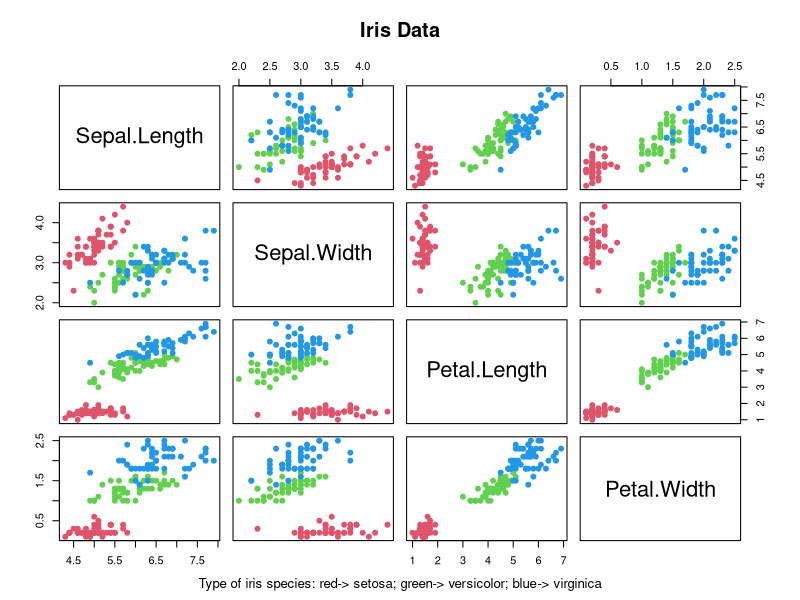
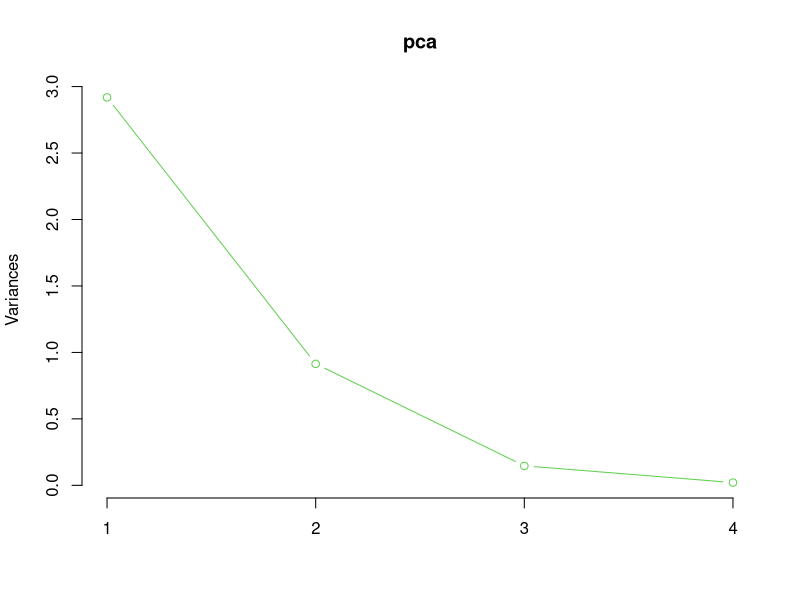
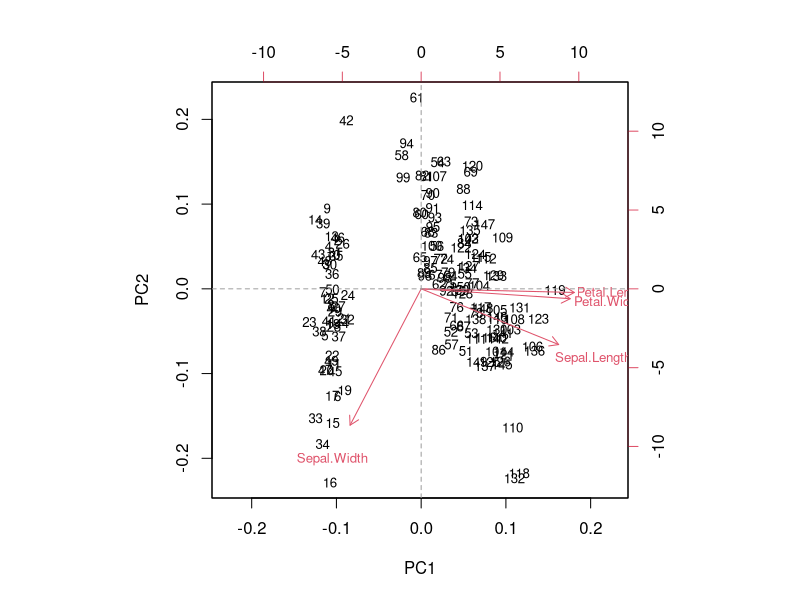

Reproduce these figures in R, in order.
# Introduction
# PCA and Coresspondence analysis (CA) are both central to multivariate data analysis. 
# PCA and CA are usually applied in high dimensional datasets with the principal objective being to reduce the dimensions of the data. 
# It works by creating new uncorrelated variables Y_i (named as PCA) through linear combinations of original variables X_k (in general correlated).
# These PCA collect all information than original variables, and the goal is to select some PCA by preserving as much data variance as possible.
# Load the built in Fisher's iris dataset
#  is applied in categorical data (without calculate linear combinations) as a procedure to analyze contingency tables. CA allows us to describe the relation between two nominal variables as well as the relation between the levels of themselves in a Cartesian axis.
# The extension of correspondence analysis to many categorical variables is called multiple correspondence analysis.

data("iris")
str(iris)
summary(iris)
pairs(iris[1:4],main="Iris Data", pch=19, col=as.numeric(iris$Species)+1)
mtext("Type of iris species: red-> setosa; green-> versicolor; blue-> virginica", 1, line=3.7,cex=.8)

# I will use “prcomp” R function to carry out the analysis,
# In the prcomp function we need indicate if the principal components are calculated through correlation matrix (with standardized data) or covariance matrix (with raw data).
#  In our example all variables are measured in centimetres but we will use the correlation matrix for simplicity’s sake.
#To examine variability of all numeric variables
sapply(iris[1:4],var)
range(sapply(iris[1:4],var))

sapply(iris[1:4],sd) # the sd is different
# maybe this range of variability is big in this context.
#Thus, we will use the correlation matrix
#For this, we must standardize our variables with scale() function:
# Data Standardisation
iris.stand <- as.data.frame(scale(iris[,1:4]))
sapply(iris.stand,sd) #now, standard deviations are 1
# Now I will use the prcomp() function to calculate the principal components:

#If we use prcomp() function, we indicate 'scale=TRUE' to use correlation matrix
pca <- prcomp(iris.stand,scale=T)
#it is just the same that: prcomp(iris[,1:4],scale=T) and prcomp(iris.stand)
#similar with princomp(): princomp(iris.stand, cor=T)
pca
summary(pca)
#This gives us the standard deviation of each component, and the proportion of variance explained by each component.
#The standard deviation is stored in (see 'str(pca)'):
pca$sdev

#In order to decide how many principal components should be retained, it is common to summarise the results of a principal components analysis by making a scree plot, which we can do in R using the “screeplot()” function
#plot of variance of each PCA.
#It will be useful to decide how many principal components should be retained.
screeplot(pca, type="lines",col=3)

#From this plot and from the values of the ‘Cumulative Proportion of Variance’ (in summary(pca)) we can conclude that retaining 2 components would give us enough information, as we can see that the first two principal components account for over 95% of the variation in the original data.
#The loadings for the principal components are stored in:
pca$rotation # with princomp(): pca$loadings

# All weights on the second principal component are negative. Thus the PC2 might seem considered as an overall size measurement. When the iris has larger sepal and petal values than average, the PC2 will be smaller than average. This component explain the 23% of the variability.
#biplot of first two principal components
biplot(pca,cex=0.8)
abline(h = 0, v = 0, lty = 2, col = 8)
